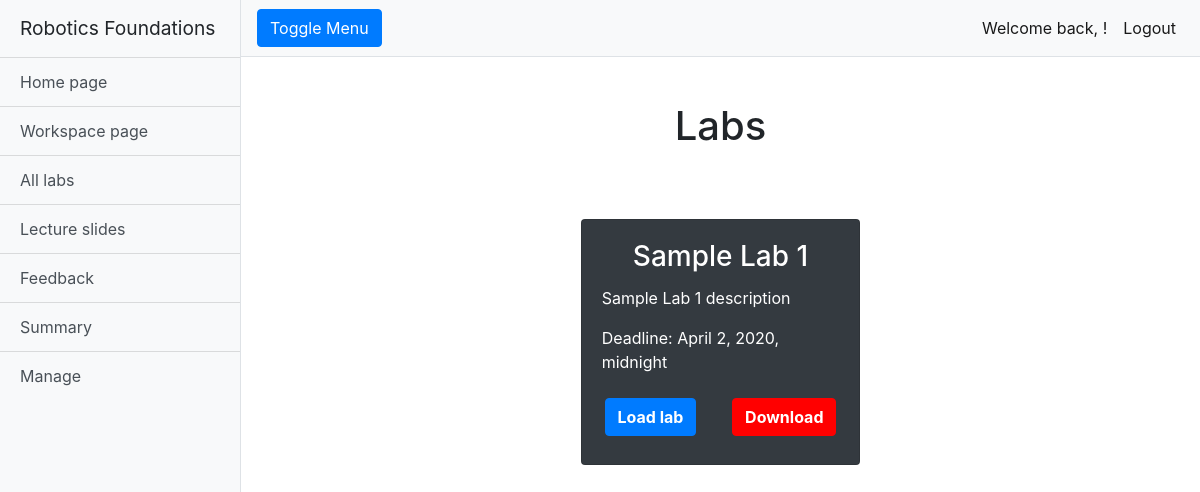
The page /rfwa/alllabs/ (signed in) on the database as committed earlier.
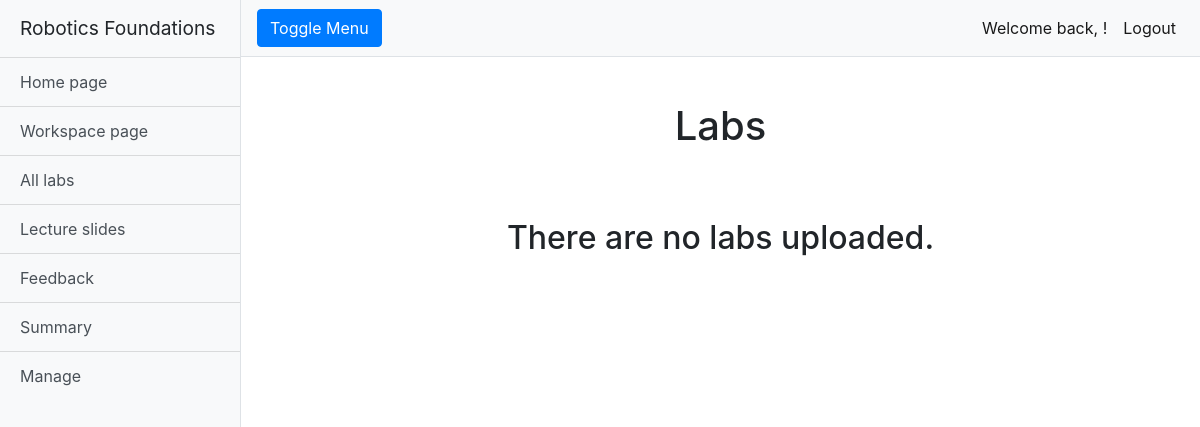
The same page on the database as committed later.
### rfwa/models.py (models this page shows, shortened)
class Lab(models.Model):
    name = models.CharField(max_length=128)
    description = models.TextField(max_length=2048)
    open_Date = models.DateTimeField(timezone.now())
    close_Date = models.DateTimeField(timezone.now())
    lab_Files = models.FileField(upload_to='labs/')
    slug = models.SlugField(primary_key=True, blank=True)

### rfwa/views.py (the view)
# urls.py: path('alllabs/', views.alllabs, name='alllabs'),
@login_required
def alllabs(request):
    labs = Lab.objects.order_by('open_Date')
    return render(request, 'rfwa/alllabs.html', {'labs': labs})

### templates/rfwa/alllabs.html (shortened to what this page needs)
{% extends "rfwa/base.html" %}
{% load staticfiles %}
{% block extra_head %}
<link href="{% static 'css/button.css' %}" rel="stylesheet">
{% endblock %}
{% block body_block %}
<div class="container-fluid">
  <h1 class="mt-4">Labs</h1>
  {% if labs %}
  <div class="container-fluid mt-5">
    {% for lab in labs %}
    {% cycle 'row' '' as row silent %}
    {% if row %}
    <div class="row justify-content-around">
      {% endif %}
      <div class="col-sm-10 col-md-10 col-lg-4 mb-5">
        <div class="card bg-dark text-white mx-auto">
          <div class="card-body text-center">
            <h3 class="card-title">{{lab.name}}</h3>
            <p class="card-text text-left">{{lab.description}}</p>
            <p class="card-text text-left">Deadline: {{lab.close_Date}}</p>
            <div class="row pb-2 justify-content-around mt-4">
              <button class="btn btn-primary font-weight-bold load-lab-button" value="{{ lab.lab_Files.path }}">Load
                lab</button>
              <a class="btn btn-primary-red font-weight-bold" href="{% url  'download_lab' lab.slug %}">Download</a>
            </div>
          </div>
        </div>
      </div>
    {% endfor %}
    {% else %}
    <h2 class="text-center mt-5">There are no labs uploaded.</h2>
    {% endif %}
  </div>
</div>
{% endblock %}

Rows that differ between the two databases and show on the page:
removed Lab: name "Sample Lab 1", description "Sample Lab 1 description", close_Date "April 2, 2020, midnight"
Other text that changed with them:
text now shown: "There are no labs uploaded."
